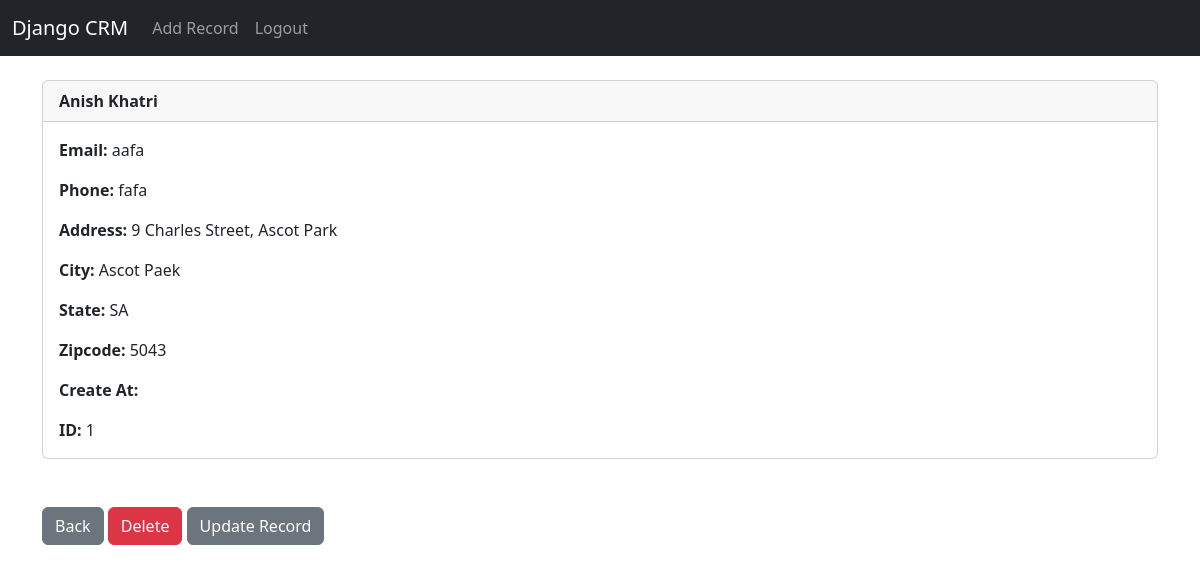
The page /record/1 (signed in) on the database as committed earlier.
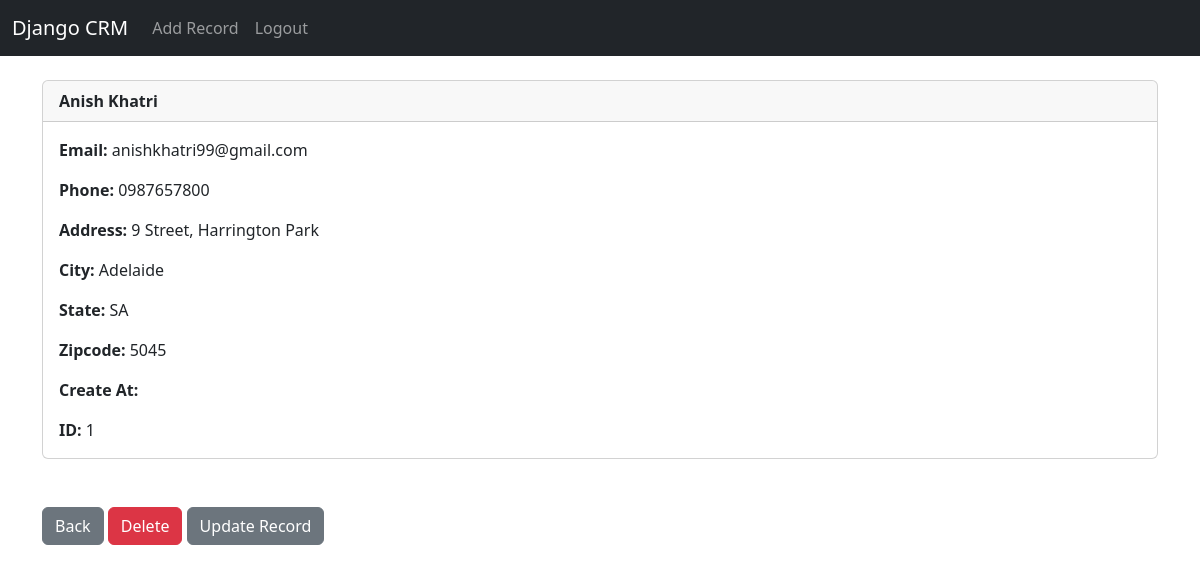
The same page on the database as committed later.
### Website/models.py (models this page shows, shortened)
class Record(models.Model):
    create_at = models.DateTimeField(auto_now_add = True)
    first_name = models.CharField(max_length = 50)
    last_name = models.CharField(max_length = 50)
    phone = models.CharField(max_length = 50)
    email = models.CharField(max_length = 100)
    address = models.CharField(max_length = 50)
    city = models.CharField(max_length = 50)
    state = models.CharField(max_length = 50)
    zipcode = models.CharField(max_length = 50)

### Website/views.py (the view)
# urls.py: path('record/<int:pk>', views.customer_record, name = 'record'),
def customer_record(request,pk):
    if request.user.is_authenticated:
        customer_record = Record.objects.get(id = pk)
        return render(request, 'record.html',{'customer_record':customer_record} )
    else:
        messages.success(request, "You must be Logged In to acess this page.....")
        return redirect('home')

### Website/templates/record.html
{% extends 'base.html' %}
{% block content %}
<div class="card">
  <div class="card-header"><strong>
    	{{ customer_record.first_name }}
		{{ customer_record.last_name }}</strong>
  </div>
  <div class="card-body">
<p class="card-text">
<strong>Email: </strong>{{ customer_record.email }}</p>
<p class="card-text">
<strong>Phone: </strong>{{ customer_record.phone }}
</p>
<p class="card-text">
<strong>Address: </strong>{{ customer_record.address }}</p>
<p class="card-text">
<strong>City: </strong>{{ customer_record.city }}</p>
<p class="card-text">
<strong>State: </strong>{{ customer_record.state }}</p>
<p class="card-text">
<strong>Zipcode: </strong>{{ customer_record.zipcode }}</p>
<p class="card-text">
<strong>Create At: </strong>{{ customer_record.created_at }}</p>
<p class="card-text">
<strong>ID: </strong>{{ customer_record.id }}</p>
  </div>
</div>
<br/><br/>
<a href="{% url 'home' %}" class="btn btn-secondary">Back</a>
<a href="{% url 'delete_record' customer_record.id %}" class="btn btn-danger">Delete</a>
<a href="{% url 'update_record' customer_record.id %}" class="btn btn-secondary">Update Record</a>
{% endblock %}

Rows that differ between the two databases and show on the page:
changed Record "Anish": email "aafa" → "anishkhatri99@gmail.com"; phone "fafa" → "0987657800"; address "9 Charles Street, Ascot Park" → "9 Street, Harrington Park"; city "Ascot Paek" → "Adelaide"; zipcode "5043" → "5045"
